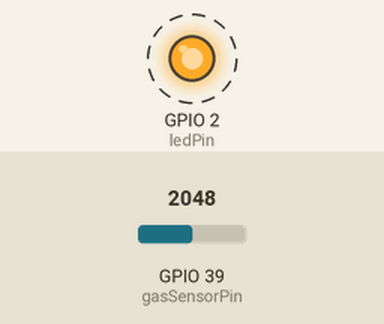
Simulated run of this sketch. Board: ESP32. On the bench: output pins drawn as LEDs (lit = HIGH). Dashed ring = blinking. The inputs (shaded band) are chosen by the test bench; at power-on: GPIO 39 (gasSensorPin) = 2048. What the sketch prints to the serial monitor is not drawn.

Above: at 0.5 s.
Timing chart, 0 to 4.6 s (numbered marks = the images above):
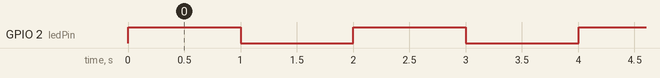

The sketch:

mainReciever.ino
```cpp
#include <WiFi.h>
#include <esp_now.h>
#include <HardwareSerial.h>

// Create a serial instance for UART communication
HardwareSerial mySerial(2);

// Define the pin for the gas sensor
const int gasSensorPin = 39;

// Define the pin for the onboard LED
const int ledPin = 2;

// Variables to store sensor data
int gazz = 0, temp = 0, hum = 0, mot = 0, wat = 0;

// Define structures to store data from Node 1 and Node 2
struct Node1Data {
  int id;
  float temperature;
  float humidity;
};

struct Node2Data {
  int id;
  bool waterDetected;
  bool motionDetected;
};

// Create instances of the data structures
Node1Data node1Data;
Node2Data node2Data;

// Callback function to handle incoming data from ESP-NOW
void onDataRecv(const uint8_t *mac, const uint8_t *incomingData, int len) {
  // Check the source of the data (Node 1 or Node 2)
  if (incomingData[0] == 1) {
    // Data from Node 1 (Temperature and Humidity)
    memcpy(&node1Data, incomingData, sizeof(node1Data));
    temp = (int)node1Data.temperature;
    hum = (int)node1Data.humidity;
  } else if (incomingData[0] == 2) {
    // Data from Node 2 (Water and Motion)
    memcpy(&node2Data,incomingData, sizeof(node2Data));
    mot = node2Data.motionDetected;
    wat = node2Data.waterDetected;
  }
}

void setup() {
  Serial.begin(115200);

  // Start the UART serial communication
  mySerial.begin(9600, SERIAL_8N1, 16, 17);

  // Set the gas sensor pin as input
  pinMode(gasSensorPin, INPUT);

  // Set the LED pin as an output and initialize it to off
  pinMode(ledPin, OUTPUT);
  digitalWrite(ledPin, LOW);

  // Set the WiFi mode to station mode
  WiFi.mode(WIFI_STA);

  // Initialize ESP-NOW
  if (esp_now_init() != ESP_OK) {
    Serial.println("Error initializing ESP-NOW");
    return;
  }

  // Register the callback function for receiving data
  esp_now_register_recv_cb(onDataRecv);

  // Debug print to confirm setup
  Serial.println("Setup complete, starting loop...");
}

void loop() {
  // Read the gas sensor value
  gazz = analogRead(gasSensorPin);

  // Print the received sensor data
  Serial.printf("Temp: %d, Hum: %d, Gas: %d, Motion: %d, Water: %d\n", temp, hum, gazz, mot, wat);

  // Send the sensor data to the ESP8266 board via UART
  mySerial.print(temp);
  mySerial.print("-");
  mySerial.print(hum);
  mySerial.print("-");
  mySerial.print(gazz);
  mySerial.print("-");
  mySerial.print(mot);
  mySerial.print("-");
  mySerial.println(wat);

  // Toggle the LED state
  int ledState = digitalRead(ledPin);
  digitalWrite(ledPin, !ledState);

  delay(1000);
}
```

Measured:
- by itself, GPIO 2 (ledPin): alternates HIGH for 1.0 s and LOW for 1.0 s
